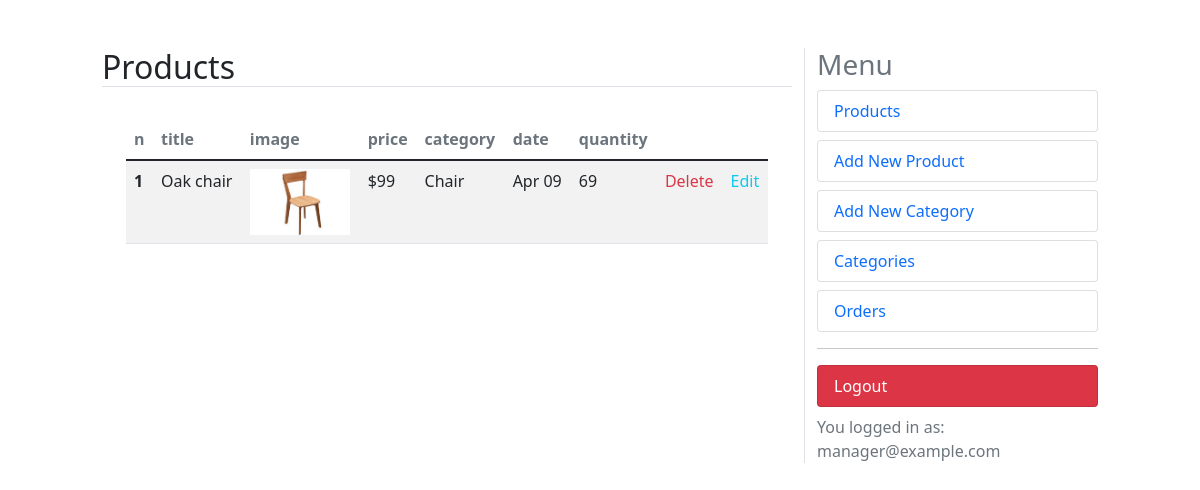
/dashboard/products (signed in), run on an earlier commit of the app's database.
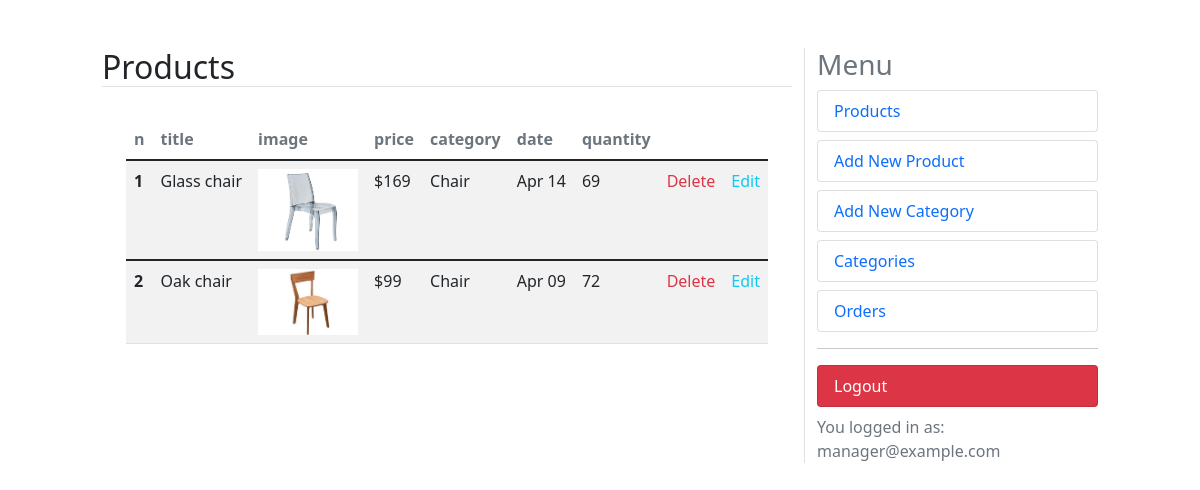
And on a later commit of the database.
### shop/models.py (models this page shows, shortened)
class Product(models.Model):
    category = models.ForeignKey(Category, on_delete=models.CASCADE, related_name='category')
    image = models.ImageField(upload_to='products')
    title = models.CharField(max_length=250)
    description = models.TextField()
    price = models.IntegerField()
    date_created = models.DateTimeField(auto_now_add=True)
    slug = models.SlugField(unique=True)
    quantity = models.IntegerField(default=0)
    class Meta:
        ordering = ('-date_created',)

class Category(models.Model):
    title = models.CharField(max_length=200)
    sub_category = models.ForeignKey(
        'self', on_delete=models.CASCADE,
        related_name='sub_categories', null=True, blank=True
    )
    is_sub = models.BooleanField(default=False)
    slug = models.SlugField(max_length=200, unique=True)
    def __str__(self):
        return self.title

### dashboard/views.py (the view)
# urls.py: path('products', views.products, name='products'),  # View all products
@user_passes_test(is_manager)
@login_required
def products(request):
    products = Product.objects.all()  # Retrieve all products
    context = {'title': 'Products', 'products': products}  # Pass products to the template
    return render(request, 'products.html', context)

### cart/utils/cart.py (called while the page is built)
    def __iter__(self):
        product_ids = self.cart.keys()  # Get all the product IDs in the cart
        products = Product.objects.filter(id__in=product_ids)  # Get products from the database using product IDs
        cart = self.cart.copy()  # Create a copy of the cart to avoid modifying the original session data
        for product in products:
            cart[str(product.id)]['product'] = product
        for item in cart.values():
            item['total_price'] = int(item['price']) * int(item['quantity'])
            yield item

    def add_cart_session(self):
        cart = self.session.get(CART_SESSION_ID)
        if not cart:
            cart = self.session[CART_SESSION_ID] = {}
        return cart

### dashboard/views.py (called while the page is built)
def is_manager(user):
    try:
        if not user.is_manager:  # Check if user has manager status
            raise Http404  # If not a manager, raise 404 error
        return True
    except:
        raise Http404  # In case of an error, raise 404 error

### online_shop/context_processors.py (called while the page is built)
def return_cart(request):
    cart = len(list(Cart(request))) # Count the items in the cart
    return {'cart_count': cart} # Return the count as part of the context

### dashboard/templates/products.html
{% extends "dashboard.html" %}
{% block content %}
    <table class="table table-striped">
        <thead class="text-muted">
        <tr>
            <th scope="col">n</th>
            <th scope="col">title</th>
            <th scope="col">image</th>
            <th scope="col">price</th>
            <th scope="col">category</th>
            <th scope="col">date</th>
            <th scope="col">quantity</th>
            <th scope="col"></th>
            <th scope="col"></th>
        </tr>
        </thead>
        {% for product in products %}
            <tbody>
            <tr>
                <th scope="row">{{ forloop.counter }}</th>
                <td><p class="text-decoration-none">{{ product.title }}</p></td>
                <td>
                    <img src="{{ product.image.url }}" alt="{{ product.title }}" width="100">
                </td>
                <td>${{ product.price }}</td>
                <td>{{ product.category }}</td>
                <td>{{ product.date_created|date:"M d" }}</td>
                <td>{{ product.quantity }}</td>
                <td><a class="text-danger text-decoration-none" href="{% url 'dashboard:delete_product' product.id %}">Delete</a></td>
                <td><a class="text-info text-decoration-none" href="{% url 'dashboard:edit_product' product.id %}">Edit</a></td>
            </tr>
            </tbody>
        {% endfor %}
    </table>
{% endblock %}

What changed in the data, as far as the page shows it:
added Product: title "Glass chair", image (picture), price "169", category "Сhair", date_created "Apr 14", quantity "69"
changed Product "Oak chair": quantity "69" → "72"
